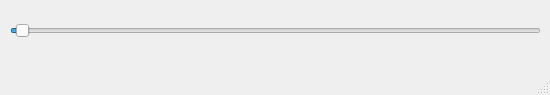
<?xml version="1.0" encoding="UTF-8"?>
<ui version="4.0">
 <class>AlphaWindow</class>
 <widget class="QMainWindow" name="AlphaWindow">
  <property name="geometry">
   <rect>
    <x>0</x>
    <y>0</y>
    <width>550</width>
    <height>95</height>
   </rect>
  </property>
  <property name="windowTitle">
   <string>Прозрачность</string>
  </property>
  <widget class="QWidget" name="centralwidget">
   <widget class="QWidget" name="verticalLayoutWidget">
    <property name="geometry">
     <rect>
      <x>10</x>
      <y>10</y>
      <width>531</width>
      <height>41</height>
     </rect>
    </property>
    <layout class="QVBoxLayout" name="verticalLayout">
     <item>
      <widget class="QSlider" name="AlphaSlider">
       <property name="minimum">
        <number>0</number>
       </property>
       <property name="maximum">
        <number>100</number>
       </property>
       <property name="singleStep">
        <number>1</number>
       </property>
       <property name="value">
        <number>1</number>
       </property>
       <property name="sliderPosition">
        <number>1</number>
       </property>
       <property name="orientation">
        <enum>Qt::Horizontal</enum>
       </property>
      </widget>
     </item>
    </layout>
   </widget>
  </widget>
  <widget class="QMenuBar" name="menubar">
   <property name="geometry">
    <rect>
     <x>0</x>
     <y>0</y>
     <width>550</width>
     <height>21</height>
    </rect>
   </property>
  </widget>
  <widget class="QStatusBar" name="statusbar"/>
 </widget>
 <resources/>
 <connections/>
</ui>
